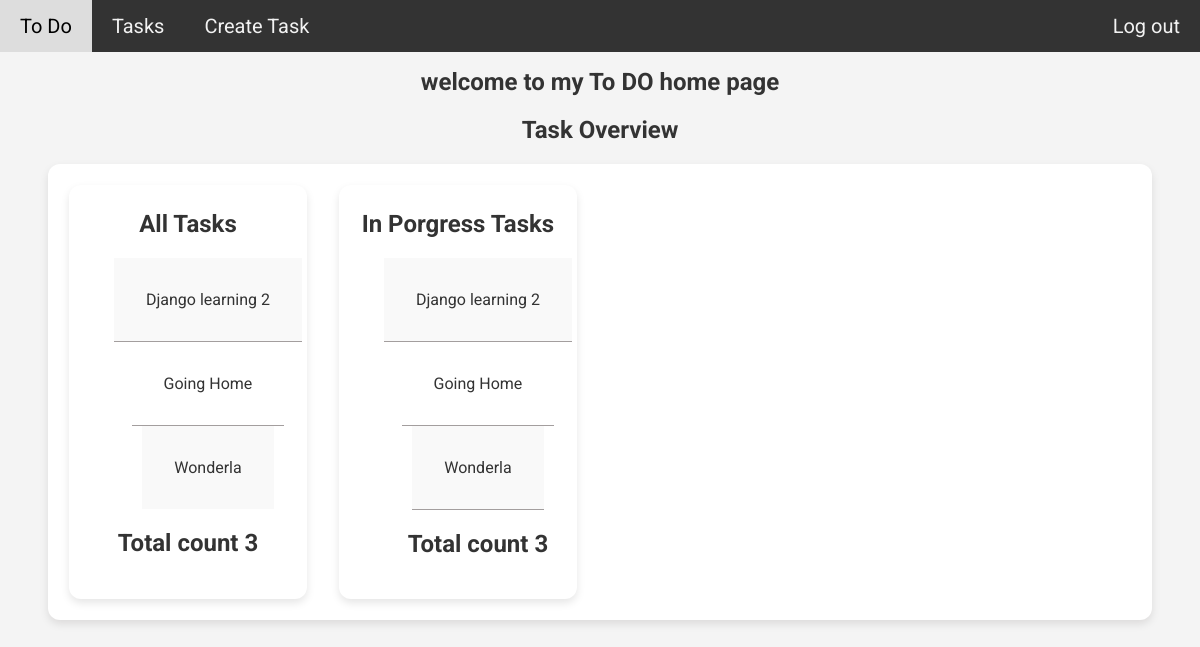
Before: /todo/ (signed in) with the older database file.
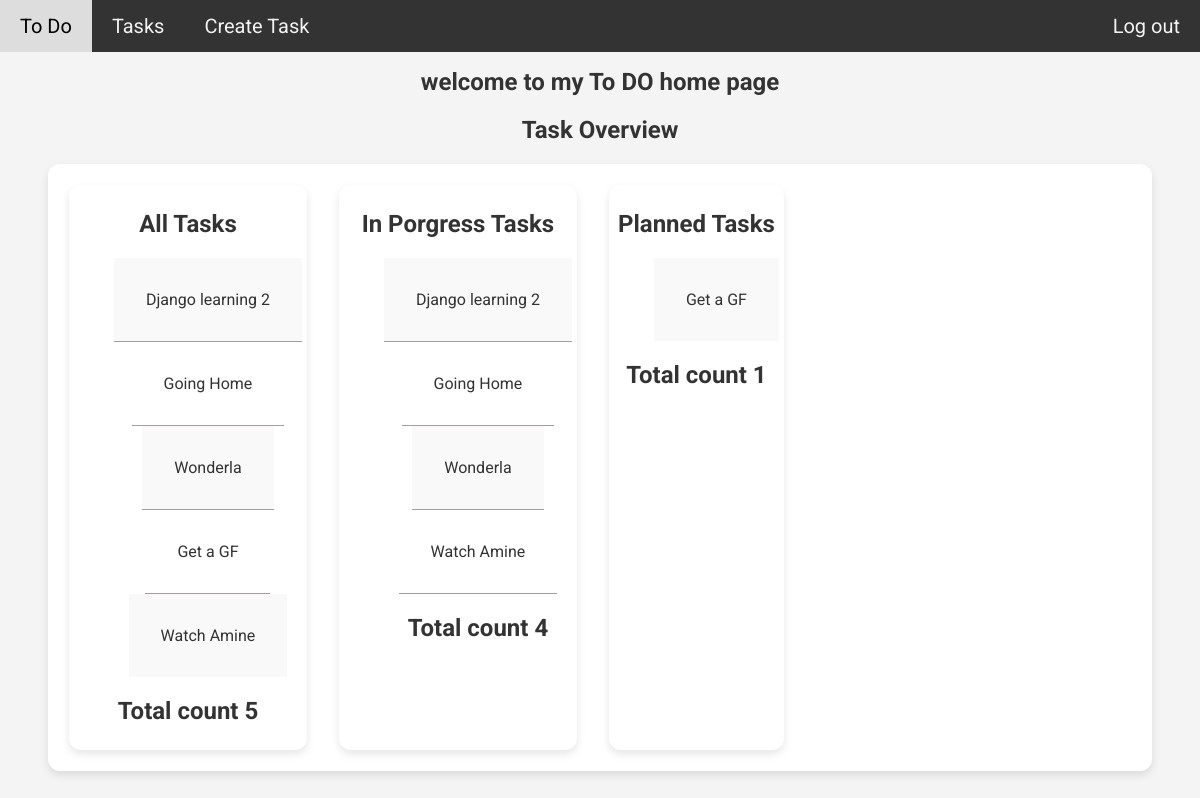
After: the same page with the newer database file.
### to_do_list/models.py (models this page shows, shortened)
class Task(models.Model):
    task_name = models.CharField(max_length=200)
    due_date = models.DateField(null = True)
    task_status = models.CharField(max_length = 200,choices=status.choices)
    created_on = models.DateTimeField(auto_now = True)
    created_by = models.ForeignKey(settings.AUTH_USER_MODEL,on_delete = models.CASCADE, null=True)
    class Meta:
        verbose_name = ("Task")
        verbose_name_plural = ("Tasks")

### to_do_list/views.py (the view)
# urls.py: 2. Add a URL to urlpatterns:  path('', views.home, name='home')
@login_required
def home(request):
    active_link = 'home'
    tasks = Task.objects.filter(created_by = request.user)
    count = tasks.count()
    working = tasks.filter(task_status= 'WorkingOn') | tasks.filter(task_status = 'Working_On')
    working_c = working.count()
    planned = tasks.filter(task_status='Planned')
    planned_c = planned.count()
    completed = tasks.filter(task_status = 'Completed')
    completed_c = completed.count()
    canceled = tasks.filter(task_status = 'Canceled')
    canceled_c = canceled.count()
    print(working_c)
    username = request.user.username
    print(username)
    return render(request, "to_do_list/home.html",{
        'active' :active_link,
        'tasks':tasks,
        'total_task_count':count,
        'working':working,
        'working_c':working_c,
        'planned':planned,
        'planned_c':planned_c,
        'completed':completed,
        'completed_c':completed_c,
        'canceled':canceled,
        'canceled_c':canceled_c,
    })

### to_do_list/templates/to_do_list/home.html (shortened to what this page needs)
{% extends 'base.html' %} {% load static %}  {% block css_files %}
  <link rel="stylesheet" href="{% static 'to_do_list/home.css' %}" />
{% endblock %}h{% block content %}
  <header>
    {% include 'to_do_list/includes/nav_bar.html' %}
  </header>
  <h1 id="Overview">welcome to my To DO home page</h1>
  <h2 id="Overview">Task Overview</h2>
  <section class="maincard">
    {% if total_task_count > 0 %}
      <section class="section-card">
        <h2>All Tasks</h2>
        <ul>
          {% for task in tasks %}
            <li class="task-item">{{ task.task_name }}</li>
          {% endfor %}
        </ul>
        <div>
          <h2 class="total">Total count {{ total_task_count }}</h2>
        </div>
      </section>
    {% else %}
    <p>There is no task created</p>
    {% endif %}
    {% if working_c > 0 %}
      <section class="section-card">
        <h2>In Porgress Tasks</h2>
        <ul>
          {% for work in working %}
            <li class="task-item">{{ work.task_name }}</li>
          {% endfor %}
          <div>
            <h2>Total count {{ working_c }}</h2>
          </div>
        </ul>
      </section>
    {% endif %}
    {% if planned_c > 0 %}
      <section class="section-card">
        <h2>Planned Tasks</h2>
        <ul>
          {% for plan in planned %}
            <li class="task-item">{{ plan.task_name }}</li>
          {% endfor %}
        </ul>
        <div>
          <h2 class="total">Total count {{ planned_c }}</h2>
        </div>
      </section>
    {% endif %}
  </section>
{% endblock %}

Changed rows visible on the page:
added Task: task_name "Get a GF"
added Task: task_name "Watch Amine"
Other visible differences:
{{ total_task_count }}: "3" → "5"
{{ working_c }}: "3" → "4"
{{ planned_c }}: (not shown) → "1"
text now shown: "Planned Tasks Total count"
